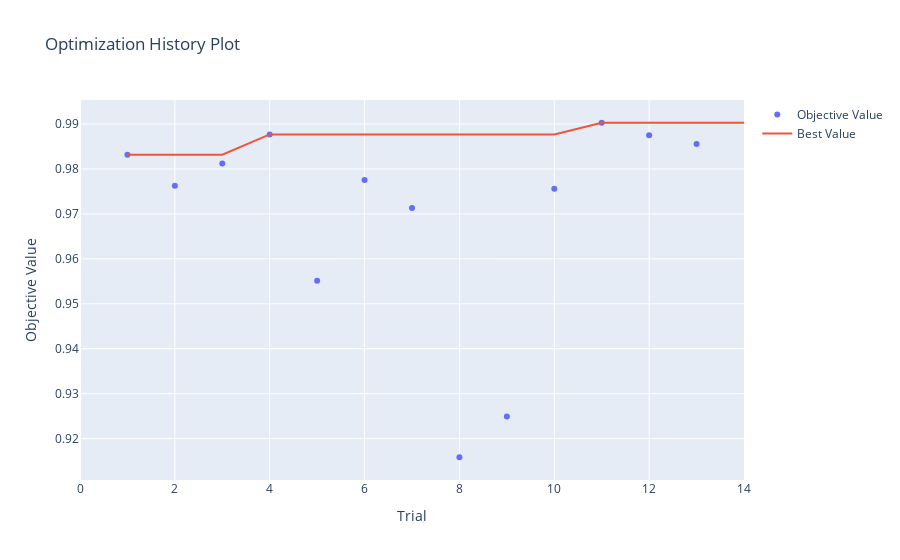

The code cell stored with this chart in its notebook:
### Markdown cell above
## Visualize the results
Optuna provides a number of visualizations to analyze the results of the hyperparameter tuning experiment. We can use these visualizations to analyze the results of the hyperparameter tuning experiment.

### Code cell
# Visualize the optimization history
# Generate the Optuna plot
fig = optuna.visualization.plot_optimization_history(study)
fig
#for way nicer plotly figures, use 
#fig = optuna.visualization.plot_optimization_history(study)
#fig.save_html("plot_optimization_history.html")

### Figure 1 — Plotly figure (JSON) as saved in the notebook; plotly's stock layout.template omitted (floating-point values rounded to 4 significant figures)
{"data": [{"mode": "markers", "name": "Objective Value", "type": "scatter", "x": [1, 2, 3, 4, 5, 6, 7, 8, 9, 10, 11, 12, 13], "y": [0.9832, 0.9763, 0.9812, 0.9877, 0.9551, 0.9776, 0.9713, 0.9159, 0.9249, 0.9756, 0.9903, 0.9875, 0.9855]}, {"mode": "lines", "name": "Best Value", "type": "scatter", "x": [0, 1, 2, 3, 4, 5, 6, 7, 8, 9, 10, 11, 12, 13, 14], "y": [null, 0.9832, 0.9832, 0.9832, 0.9877, 0.9877, 0.9877, 0.9877, 0.9877, 0.9877, 0.9877, 0.9903, 0.9903, 0.9903, 0.9903]}, {"marker": {"color": "#cccccc"}, "mode": "markers", "name": "Infeasible Trial", "showlegend": false, "type": "scatter", "x": [], "y": []}], "layout": {"autosize": true, "title": {"text": "Optimization History Plot"}, "xaxis": {"autorange": true, "range": [0, 14], "title": {"text": "Trial"}, "type": "linear"}, "yaxis": {"autorange": true, "range": [0.9097, 0.9964], "title": {"text": "Objective Value"}, "type": "linear"}}}
